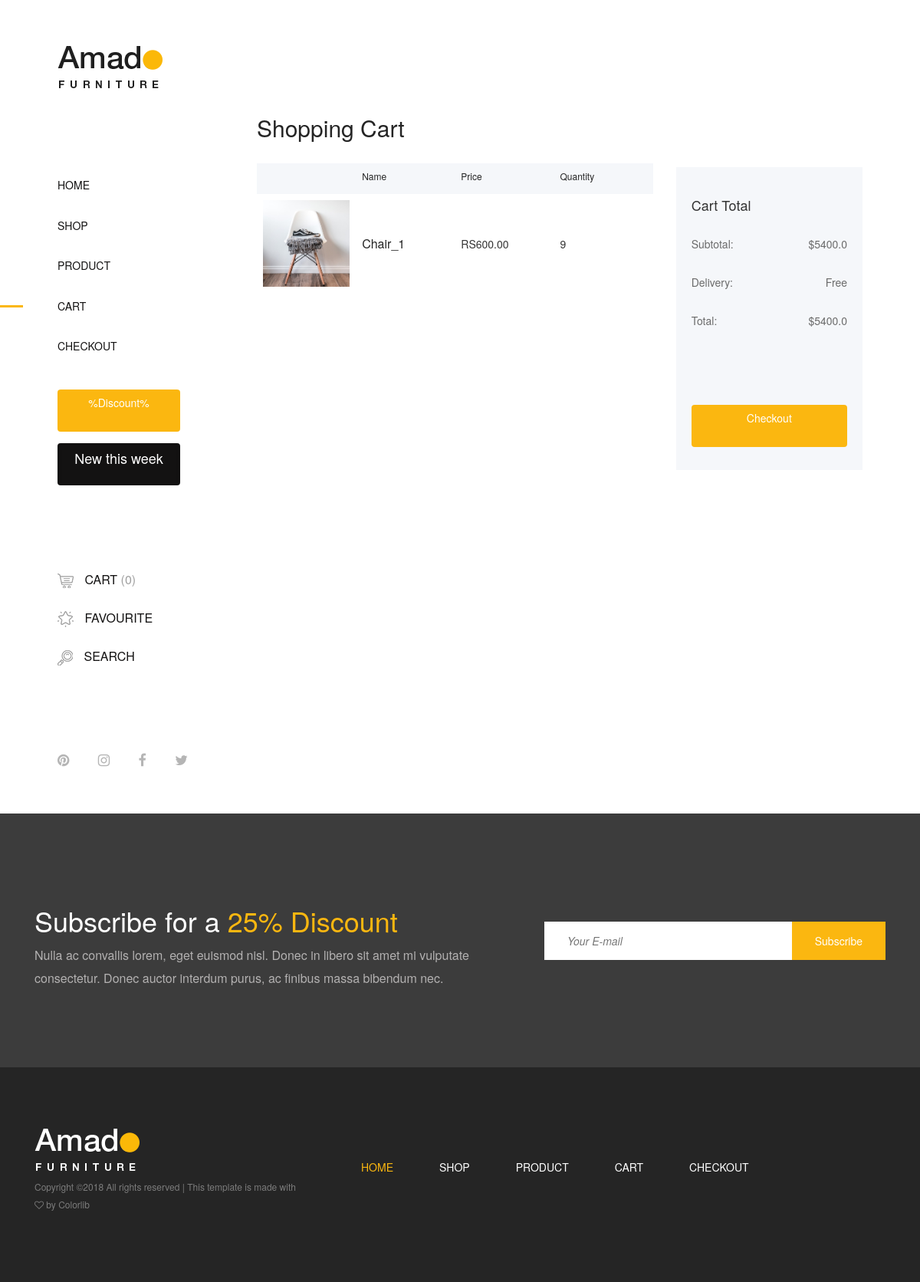
Screenshot of /cart_detail/ with the database file from the repository.
### amadoapp/models.py (models this page shows, shortened)
class Cart(models.Model):
    product=models.ForeignKey(Product)
    quantity=models.IntegerField()
    total_price = models.FloatField()

class Product(models.Model):
    category=models.ForeignKey(Categories)
    name=models.CharField(max_length=100)
    slug=models.SlugField(max_length=100,null='True')
    description=models.TextField(blank=True)
    pic=models.FileField(upload_to = 'pic',null=True)
    price=models.DecimalField(max_digits=10,decimal_places=2)

### amadoapp/views.py (the view)
# urls.py: url(r'^cart_detail/$',cart_detail,name='cart'),
def cart_detail(request):
    all_items = Cart.objects.all()
    total=[]
    for i in all_items:
        total.append(i.total_price)
    return render(request,"cart.html",{'all':all_items,'total':sum(total)})

### amadoapp/context_processor.py (called while the page is built)
def cart_items(request):
    items = Cart.objects.all()
    """
    q=[]
    for i in items:
        q.append(i.quantity)
        print(q)
    """
    return {'total_items':len(items)}

### amadoapp/templates/cart.html (shortened to what this page needs)
<!DOCTYPE html>
<html lang="en">
<head>
    <link rel="stylesheet" href="/static/css/core-style.css">
    <link rel="stylesheet" href="/static/style.css">
    <link rel="stylesheet" href="https://maxcdn.bootstrapcdn.com/bootstrap/3.3.7/css/bootstrap.min.css">
</head>
<body>
    <div class="main-content-wrapper d-flex clearfix">
        <header class="header-area clearfix">
            <div class="logo">
                <a href="index.html"><img src="/static/img/core-img/logo.png" alt=""></a>
            </div>
            <nav class="amado-nav">
                <ul>
                    <li><a href="index.html">Home</a></li>
                    <li><a href="shop.html">Shop</a></li>
                    <li><a href="product-details.html">Product</a></li>
                    <li class="active"><a href="cart.html">Cart</a></li>
                    <li><a href="checkout.html">Checkout</a></li>
                </ul>
            </nav>
            <div class="amado-btn-group mt-30 mb-100">
                <a href="#" class="btn amado-btn mb-15">%Discount%</a>
                <a href="#" class="btn amado-btn active">New this week</a>
            </div>
            <div class="cart-fav-search mb-100">
                <a href="cart.html" class="cart-nav"><img src="/static/img/core-img/cart.png" alt=""> Cart <span>(0)</span></a>
                <a href="#" class="fav-nav"><img src="/static/img/core-img/favorites.png" alt=""> Favourite</a>
                <a href="#" class="search-nav"><img src="/static/img/core-img/search.png" alt=""> Search</a>
            </div>
            <div class="social-info d-flex justify-content-between">
                <a href="#"><i class="fa fa-pinterest" aria-hidden="true"></i></a>
                <a href="#"><i class="fa fa-instagram" aria-hidden="true"></i></a>
                <a href="#"><i class="fa fa-facebook" aria-hidden="true"></i></a>
                <a href="#"><i class="fa fa-twitter" aria-hidden="true"></i></a>
            </div>
        </header>
        <div class="cart-table-area section-padding-100">
            <div class="container-fluid">
                <div class="row">
                    <div class="col-12 col-lg-8">
                        <div class="cart-title mt-50">
                            <h2>Shopping Cart</h2>
                        </div>
                        <div class="cart-table clearfix">
                            <table class="table table-responsive">
                                <thead>
                                    <tr>
                                        <th></th>
                                        <th>Name</th>
                                        <th>Price</th>
                                        <th>Quantity</th>
                                    </tr>
                                </thead>
                                <tbody>
                                    {% for i in all %}
                                    <tr>
                                        <td class="cart_product_img">
                                            <a href="#"><img src="{{i.product.pic.url}}" alt="Product"></a>
                                        </td>
                                        <td class="cart_product_desc">
                                            <h5>{{i.product.name}}</h5>
                                        </td>
                                        <td class="price">
                                            <span>RS{{i.product.price}}</span>
                                        </td>
                                        <td class="qty">
                                            <div class="qty-btn d-flex">
                                            <div class="quantity">
                                                {{i.quantity}}
                                            </div>
                                            </div>
                                        </td>
                                    </tr>
                                    {% endfor %}
                                </tbody>
                            </table>
                        </div>
                    </div>
                    <div class="col-12 col-lg-4">
                        <div class="cart-summary">
                            <h5>Cart Total</h5>
                            <ul class="summary-table">
                                <li><span>subtotal:</span> <span>${{total}}</span></li>
                                <li><span>delivery:</span> <span>Free</span></li>
                                <li><span>total:</span> <span>${{total}}</span></li>
                            </ul>
                            <div class="cart-btn mt-100">
                                <a href="/login/" class="btn amado-btn w-100">Checkout</a>
                            </div>
                        </div>
                    </div>
                </div>
            </div>
        </div>
    </div>
    <section class="newsletter-area section-padding-100-0">
        <div class="container">
            <div class="row align-items-center">
                <div class="col-12 col-lg-6 col-xl-7">
                    <div class="newsletter-text mb-100">
                        <h2>Subscribe for a <span>25% Discount</span></h2>
                        <p>Nulla ac convallis lorem, eget euismod nisl. Donec in libero sit amet mi vulputate consectetur. Donec auctor interdum purus, ac finibus massa bibendum nec.</p>
                    </div>
                </div>
                <div class="col-12 col-lg-6 col-xl-5">
                    <div class="newsletter-form mb-100">
                        <form action="#" method="post">
                            <input type="email" name="email" class="nl-email" placeholder="Your E-mail">
                            <input type="submit" value="Subscribe">
                        </form>
                    </div>
                </div>
            </div>
        </div>
    </section>
    <footer class="footer_area clearfix">
        <div class="container">
            <div class="row align-items-center">
                <div class="col-12 col-lg-4">
                    <div class="single_widget_area">
                        <div class="footer-logo mr-50">
                            <a href="index.html"><img src="img/core-img/logo2.png" alt=""></a>
                        </div>
                        <p class="copywrite">
Copyright &copy;<script>document.write(new Date().getFullYear());</script> All rights reserved | This template is made with <i class="fa fa-heart-o" aria-hidden="true"></i> by <a href="https://colorlib.com" target="_blank">Colorlib</a>
</p>
                    </div>
                </div>
                <div class="col-12 col-lg-8">
                    <div class="single_widget_area">
                        <div class="footer_menu">
                            <nav class="navbar navbar-expand-lg justify-content-end">
                                <div class="collapse navbar-collapse" id="footerNavContent">
                                    <ul class="navbar-nav ml-auto">
                                        <li class="nav-item active">
                                            <a class="nav-link" href="index.html">Home</a>
                                        </li>
                                        <li class="nav-item">
                                            <a class="nav-link" href="shop.html">Shop</a>
                                        </li>
                                        <li class="nav-item">
                                            <a class="nav-link" href="product-details.html">Product</a>
                                        </li>
                                        <li class="nav-item">
                                            <a class="nav-link" href="cart.html">Cart</a>
                                        </li>
                                        <li class="nav-item">
                                            <a class="nav-link" href="checkout.html">Checkout</a>
                                        </li>
                                    </ul>
                                </div>
                            </nav>
                        </div>
                    </div>
                </div>
            </div>
        </div>
    </footer>
</body>
</html>

### rows the page displays
Cart: product.pic (picture), product.name "Chair_1", product.price "600.00", quantity "9"

### other values shown
{{ total }} "5400.0"
